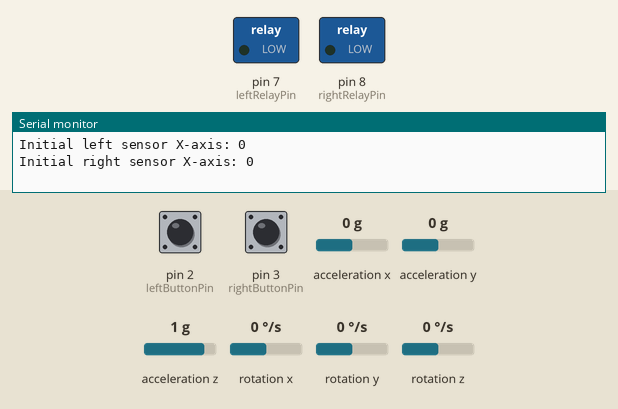
The sketch below on a simulated Arduino Uno, built with avr-gcc and run on an emulated ATmega328P. Parts: switched loads named in the sketch (green lamp = pin HIGH), the last lines printed to the serial monitor. Inputs (shaded band) come from the test bench; at power-on: pin 2 (leftButtonPin) HIGH, pin 3 (rightButtonPin) HIGH, acceleration x 0 g, acceleration y 0 g, acceleration z 1 g, rotation x 0 °/s, rotation y 0 °/s, rotation z 0 °/s.

Above: at 1.2 s.
1.3 s: pin 2 (leftButtonPin) pulled LOW for 0.15 s
At 1.8 s:
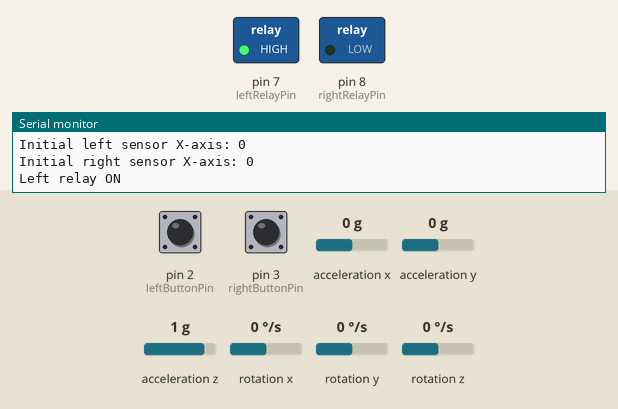
2.9 s: pin 3 (rightButtonPin) pulled LOW for 0.15 s
At 3.9 s:
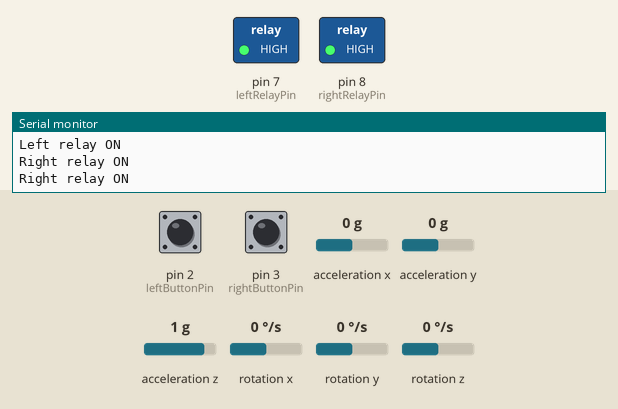
4.5 s: acceleration x set to -1.4 g
At 5.5 s:
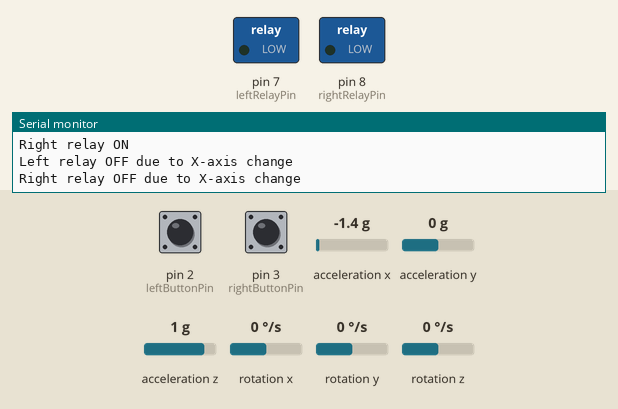
6.1 s: pin 2 (leftButtonPin) driven LOW and pin 3 (rightButtonPin) driven LOW
9.1 s: pin 2 (leftButtonPin) driven HIGH
12.1 s: acceleration x set to 0 g
At 13.6 s:
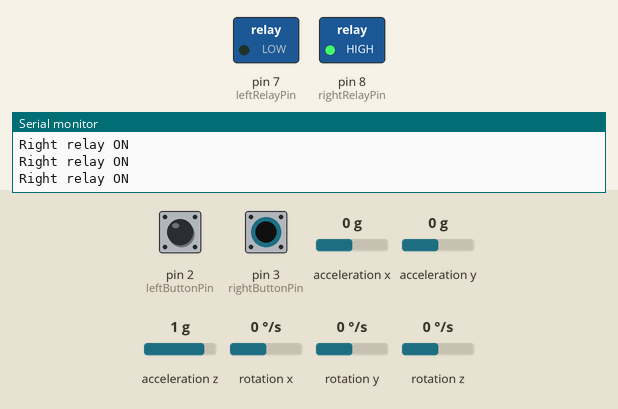
Timing chart, 0 to 14.6 s (numbered marks = the images above; inputs shaded):
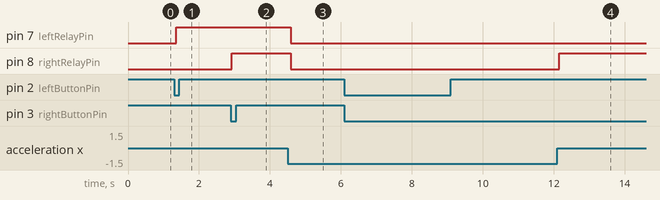

The sketch:

code.ino
```cpp
#include <Wire.h>
#include <MPU6050.h>

MPU6050 mpuLeft(0x68);  // Left handle sensor
MPU6050 mpuRight(0x69); // Right handle sensor

const int leftRelayPin = 7;    // Relay for left handle
const int rightRelayPin = 8;   // Relay for right handle
const int leftButtonPin = 2;   // Push button for left handle
const int rightButtonPin = 3;  // Push button for right handle

int16_t axLeft, ayLeft, azLeft;
int16_t axRight, ayRight, azRight;

int16_t initialAxLeft, initialAxRight;

void setup() {
  Serial.begin(9600);
  Wire.begin();

  // Initialize MPU6050 sensors
  mpuLeft.initialize();
  mpuRight.initialize();

  // Initialize pins
  pinMode(leftRelayPin, OUTPUT);
  pinMode(rightRelayPin, OUTPUT);
  pinMode(leftButtonPin, INPUT_PULLUP);
  pinMode(rightButtonPin, INPUT_PULLUP);

  // Set relays off initially
  digitalWrite(leftRelayPin, LOW);
  digitalWrite(rightRelayPin, LOW);

  // Get initial X-axis values
  mpuLeft.getAcceleration(&initialAxLeft, &ayLeft, &azLeft);
  mpuRight.getAcceleration(&initialAxRight, &ayRight, &azRight);

  // Print initial values
  Serial.print("Initial left sensor X-axis: ");
  Serial.println(initialAxLeft);
  Serial.print("Initial right sensor X-axis: ");
  Serial.println(initialAxRight);
}

void loop() {
  // Reading push buttons
  bool leftButtonPressed = digitalRead(leftButtonPin) == LOW;
  bool rightButtonPressed = digitalRead(rightButtonPin) == LOW;

  // Reading current X-axis data from sensors
  mpuLeft.getAcceleration(&axLeft, &ayLeft, &azLeft);
  mpuRight.getAcceleration(&axRight, &ayRight, &azRight);

  // Calculate X-axis change percentage for left sensor
  float leftChangePercent = abs((float)(axLeft - initialAxLeft) / initialAxLeft) * 100;
  float rightChangePercent = abs((float)(axRight - initialAxRight) / initialAxRight) * 100;

  // Left handle logic
  if (leftButtonPressed) {
    digitalWrite(leftRelayPin, HIGH);
    Serial.println("Left relay ON");
  }

  if (digitalRead(leftRelayPin) == HIGH && leftChangePercent >= 60.0) {
    digitalWrite(leftRelayPin, LOW);
    Serial.println("Left relay OFF due to X-axis change");
  }

  // Right handle logic
  if (rightButtonPressed) {
    digitalWrite(rightRelayPin, HIGH);
    Serial.println("Right relay ON");
  }

  if (digitalRead(rightRelayPin) == HIGH && rightChangePercent >= 60.0) {
    digitalWrite(rightRelayPin, LOW);
    Serial.println("Right relay OFF due to X-axis change");
  }

  delay(100); // Small delay to debounce buttons
}
```

Measured:
- after the input at 1.3 s, pin 7 (leftRelayPin): LOW → HIGH after 0.06 s
- after the input at 2.9 s, pin 8 (rightRelayPin): LOW → HIGH at once
- after the input at 4.5 s, pin 7 (leftRelayPin), pin 8 (rightRelayPin): HIGH → LOW after 0.08 s
- after the input at 12.1 s, pin 8 (rightRelayPin): LOW → HIGH after 0.06 s
